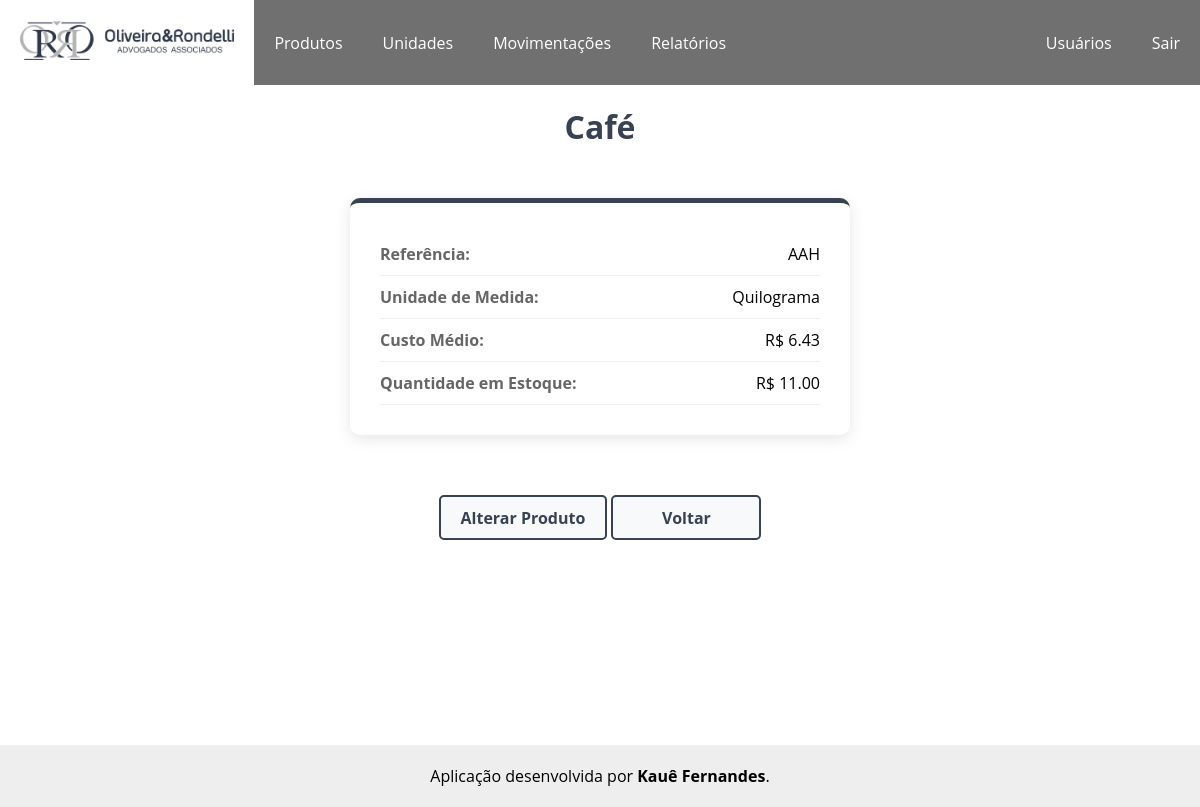
Page /produtos/produto/8/ (signed in) on the earlier database version.
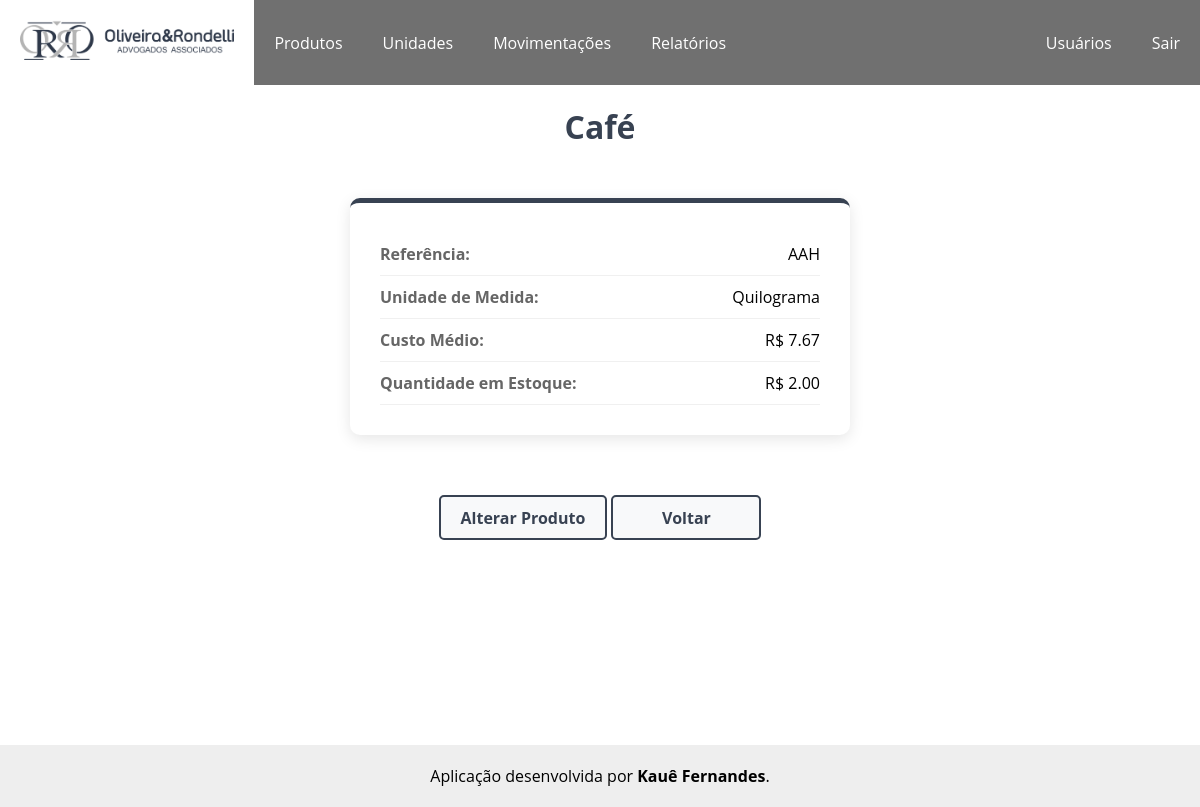
Same page on the later database version.
### produtos/models.py (models this page shows, shortened)
class Produtos(models.Model):
    pro_referencia = models.CharField('Referência', max_length=20, default='SEM-REF')                                                       # Referência do produto
    pro_descricao = models.TextField('Descrição')                                                                                           # Descrição do produto
    pro_unidade = models.ForeignKey(Unidades, on_delete=models.PROTECT, verbose_name='Unidade', default=1)                                  # Chave estrangeira referenciando a unidade da tabela Unidades
    pro_custo_medio = models.DecimalField('movimentacoes.Movimentacao', decimal_places=2, max_digits=10, default=0)                         # Custo médio
    pro_saldo = models.DecimalField('Saldo', decimal_places=2, max_digits=10, default=0)                                                    # Saldo do produto no estoque
    pro_data_adicionada = models.DateTimeField(auto_now_add=True)                                                                            # Data em que o produto foi adicionado
    pro_data_modificado = models.DateTimeField(auto_now=True)                                                                               # Data em que o produto foi modificado
    def custo_medio(self):
        from movimentacoes.models import Movimentacao
        entradas = Movimentacao.objects.filter(mov_produto=self, mov_tipo='E', mov_custo__gt=0)
        if not entradas.exists():
            return 0
        total_financeiro = 0
        total_quantidade = 0
        for movimentacao in entradas:
            total_financeiro += (movimentacao.mov_quantidade * movimentacao.mov_custo)
            total_quantidade += movimentacao.mov_quantidade
        if total_quantidade > 0:
            return total_financeiro / total_quantidade
        else:
            return 0
    class Meta:
        verbose_name = 'Produto'
        verbose_name_plural = 'Produtos'
        ordering = ['-pro_descricao']

class Unidades(models.Model):
    uni_nome = models.CharField('Nome', max_length=10)                  # Nome da unidade
    uni_sigla = models.CharField('Sigla', max_length=5)                 # Sigla da unidade
    uni_data_adicionada = models.DateTimeField(auto_now_add=True)       # Data em que a unidade foi adicionada
    uni_data_modificado = models.DateTimeField(auto_now=True)           # Data em que a unidade foi modificada
    def __str__(self):
        return self.uni_nome
    class Meta:
        verbose_name = 'Unidade'
        verbose_name_plural = 'Unidades'
        ordering = ['-uni_nome']

### movimentacoes/models.py (models this page shows, shortened)
class Movimentacao(models.Model):
    TIPO_MOVIMENTACAO = [
        ('E', 'Entrada'),
        ('S', 'Saída')
    ]
    mov_produto = models.ForeignKey(Produtos, on_delete=models.PROTECT, related_name='movimentacoes', verbose_name='Produto')   # Chave estrangeira referenciando o produto da tabela Produtos
    mov_usuario = models.ForeignKey(User, on_delete=models.PROTECT, verbose_name='Usuário')                                     # Chave estrangeira referenciando o usuário da tabela Usuários
    mov_quantidade = models.DecimalField('Quantidade relativa à Unidade de Medida', decimal_places=2, max_digits=10)                                     # Quantidade da movimentação
    mov_tipo = models.CharField('Tipo de Movimentação', max_length=1, choices=TIPO_MOVIMENTACAO)                                # Tipo da movimentação
    mov_saldo_movimento = models.IntegerField('Saldo no momento:', editable=False, null=True)                                   # Saldo do produto após movimentação
    mov_custo = models.DecimalField('Valor da Compra', max_digits=10, decimal_places=2, null=True, blank=True)                   # Preço do produto que está entrando
    mov_data_adicionada = models.DateTimeField(auto_now_add=True)                                                               # Data que foi adicionada
    class Meta:
        verbose_name = 'Movimentação'
        verbose_name_plural = 'Movimentações'
        ordering = ['-mov_data_adicionada']

### produtos/views.py (the view)
# urls.py: path('produto/<id>/', views.visualiza_produto, name='produto'),                     # Caminho para a página de um produto específico
@login_required
def visualiza_produto(request, id):
    produto = Produtos.objects.get(id = id)
    context = {'produto': produto}
    return render(request, 'produtos/produto.html', context)

### produtos/templates/produtos/produto.html (shortened to what this page needs)
<!DOCTYPE html>
{% extends "core/base.html" %}
{% load static %}
    {% block extra_css %}
        <link rel="stylesheet" href="{% static 'css/produtos.css' %}">
    {% endblock %}
    {% block content %}
        <h1>{{ produto.pro_descricao }}</h1>
        <div class="dados-produto">
            <div class="info-produto">
                <span class="info-label">Referência:</span>
                <span>{{ produto.pro_referencia }}</span>
            </div>
            <div class="info-produto">
                <span class="info-label">Unidade de Medida:</span>
                <span>{{ produto.pro_unidade }}</span>
            </div>
            <div class="info-produto">
                <span class="info-label">Custo Médio:</span>
                <span>R$ {{ produto.custo_medio|floatformat:2 }}</span>
            </div>
            <div class="info-produto">
                <span class="info-label">Quantidade em Estoque:</span>
                <span>R$ {{ produto.pro_saldo }}</span>
            </div>
        </div>
        <div class="container-botao">
            <a href="{% url 'alterar_produto' produto.id %}"><button class="botao-alterar-produto">Alterar Produto</button></a>
            <a href="{% url 'produtos' %}"><button class="botao-alterar-produto">Voltar</button></a>
        </div>
    {% endblock content %}

Differences in the rows shown:
changed Produtos "Café": custo_medio "6.43" → "7.67"; pro_saldo "11.00" → "2.00"
